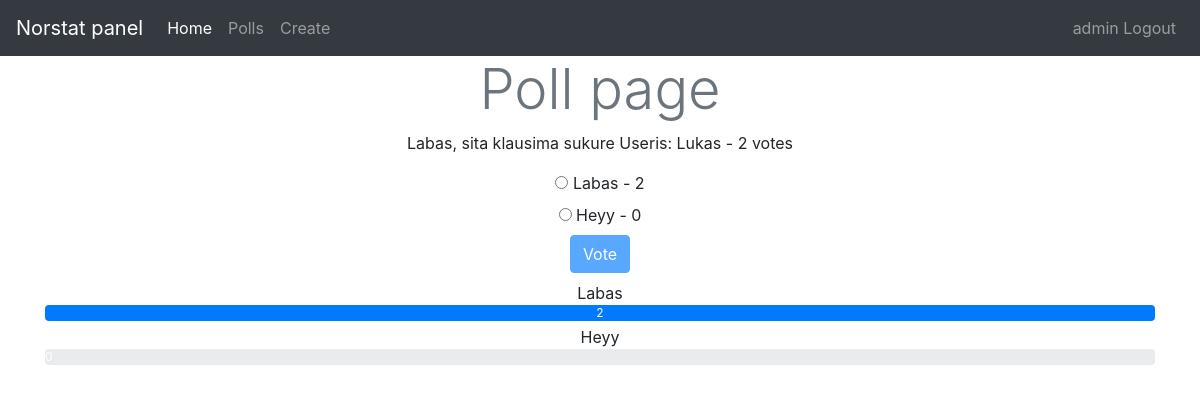
/polls/details/1/ (signed in), run on the app's committed database.
### polls/models.py (models this page shows, shortened)
class Poll(models.Model):
    owner = models.ForeignKey(User, on_delete = models.CASCADE, default=1)
    text = models.CharField(max_length=255)
    pub_date = models.DateField()
    def __str__(self):
        return self.text
    def user_can_vote(self, user):
        user_votes = user.vote_set.all()
        qs = user_votes.filter(poll=self)
        if qs.exists():
            return False
        return True
    @property
    def num_votes(self):
        return self.vote_set.count()
    def get_result_dict(self):
        res = []
        for choice in self.choice_set.all():
            d = {}
            d['text'] = choice.choice_text
            d['num_votes'] = choice.num_votes
            if not self.num_votes:
                d['percentage'] = 0
            else:
                d['percentage'] = choice.num_votes / self.num_votes * 100
            res.append(d)
        return res

class Choice(models.Model):
    poll = models.ForeignKey(Poll, on_delete=models.CASCADE)
    choice_text = models.CharField(max_length=255)
    @property
    def num_votes(self):
        return self.vote_set.count()

### polls/views.py (the view)
# urls.py: path('details/<int:poll_id>/', views.polls_detail, name='detail'),
@login_required
def polls_detail(request, poll_id):
    poll = get_object_or_404(Poll, id=poll_id)
    user_can_vote = poll.user_can_vote(request.user)
    results = poll.get_result_dict()
    context = {'poll': poll, 'user_can_vote': user_can_vote, 'results': results}
    return render(request, 'polls/poll_detail.html', context)

### polls/templates/polls/poll_detail.html (shortened to what this page needs)
{% extends 'base.html' %}
{% block content %}
<div class="container">
  <div class="text-center">
    <h1 class="display-4 text-center text-secondary">Poll page</h1>
    <p>{{poll}} - {{poll.num_votes}} votes</p>
    <form class="" action="{% url 'polls:vote' poll.id %}" method="post">
      {% for choice in poll.choice_set.all %}
      <input type="radio" name="choice" id="choice{{ forloop.counter }}" value="{{choice.id}}" />
      <label for="choice{{ forloop.counter }}">{{ choice.choice_text }} - {{ choice.num_votes }}</label>
      <br>
      {% endfor %}
      <input class="btn btn-primary mb-2" type="submit" value="Vote" {% if not user_can_vote %} disabled {% endif %} />
    </form>
    {% if not user_can_vote %}
    {% for choice_dict in results %}
    <div class="row">
      <div class="col-sm">
        {{choice_dict.text}}
        <div class="progress mb-1">
          <div class="progress-bar" role="progressbar" style="width: {{choice_dict.percentage}}%;">{{choice_dict.num_votes}}</div>
        </div>
      </div>
    </div>
    {% endfor %}
    {% else %}
    <p>Vote to see results!</p>
    {% endif %}
  </div>
</div>
{% endblock %}

### templates/base.html (shortened to what this page needs)
<!DOCTYPE html>
{% load static %}
<html lang="en" dir="ltr">
  <head>
    <link rel="stylesheet" href="https://stackpath.bootstrapcdn.com/bootstrap/4.3.1/css/bootstrap.min.css"
>
    <link
      href="http://cdnjs.cloudflare.com/ajax/libs/font-awesome/4.3.0/css/font-awesome.css"
      rel="stylesheet"
      type='text/css'>
  </head>
  <body>
    {% include 'includes/navbar.html' %}
    {% block content %}
    {% endblock%}
  </body>
</html>

### templates/includes/navbar.html (shortened to what this page needs)
<nav class="navbar navbar-expand-lg navbar-dark bg-dark">
  <a class="navbar-brand" href="#">Norstat panel</a>
  <div class="collapse navbar-collapse" id="navbarNavAltMarkup">
    <div class="navbar-nav">
      <a class="nav-item nav-link active" href="{% url 'home' %}">Home <span class="sr-only">(current)</span></a>
      <a class="nav-item nav-link" href="{% url 'polls:list' %}">Polls</a>
      {% if user.is_superuser %}
        <a class="nav-item nav-link" href="{% url 'polls:listAdmin' %}">Create</a>
      {% endif %}
    </div>
    <div class="navbar-nav ml-auto">
      {% if request.user.is_authenticated %}
        <a class="nav-item nav-link" href="{% url 'accounts:logout' %}">{{ request.user }} Logout</a>
      {% else %}
        <a class="nav-item nav-link" href="{% url 'accounts:login' %}">Login</a>
      {% endif %}
    </div>
  </div>
</nav>

### data on the page
Poll: text "Labas, sita klausima sukure Useris: Lukas", num_votes "2"
Choice: choice_text "Labas", num_votes "2", text "Labas"
Choice: choice_text "Heyy", num_votes "0", text "Heyy"

### other printed values
{{ request.user }} "admin"
{{ choice_dict.num_votes }} "2" "0"
